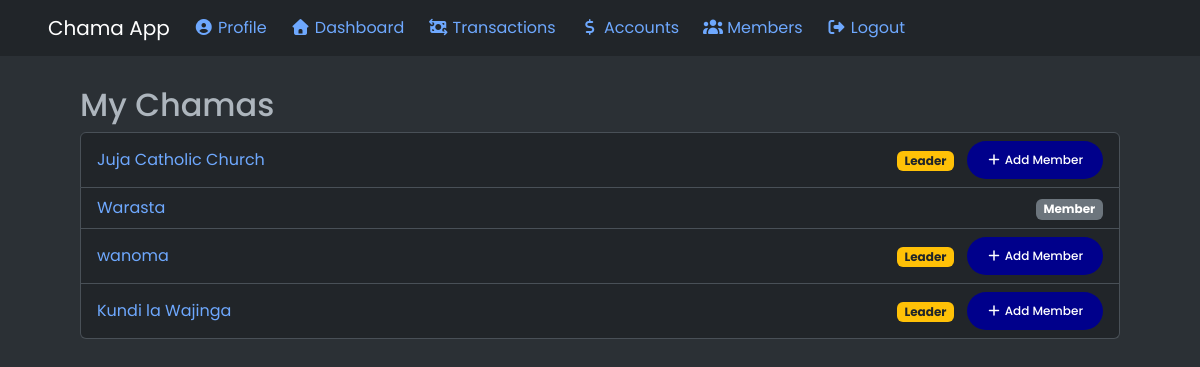
The page /members/ (signed in) on the database its author committed.
### app/models.py (models this page shows, shortened)
class Member(models.Model):
    ROLE_CHOICES = [
        ('leader', 'Leader'),
        ('member', 'Member'),
    ]
    user = models.ForeignKey(settings.AUTH_USER_MODEL, on_delete=models.CASCADE)
    chama = models.ForeignKey('Chama', on_delete=models.CASCADE, related_name='members')
    role = models.CharField(max_length=15, choices=ROLE_CHOICES, default='member')
    joined_at = models.DateTimeField(auto_now_add=True)
    class Meta:
        unique_together = ('user', 'chama') # prevents duplicate membership
    """
    How Member Management Works:

    1. When someone creates a Chama, they are automatically assigned as Leader in the Member table.
    2. The Leader can later invite/add members by selecting existing users or entering their email/username.
    3. Each user can belong to multiple Chamas.
    """

class Chama(models.Model):
    name = models.CharField(max_length=255)
    description = models.TextField(blank=True, null=True)
    created_by = models.ForeignKey(
        settings.AUTH_USER_MODEL,
        on_delete=models.CASCADE,
        related_name='chamas_created'
    )
    created_at = models.DateTimeField(auto_now_add=True)
    account_number = models.CharField(max_length=50, unique=True, blank=True, null=True)

### app/views.py (the view)
# urls.py: path("members/", views.members_home, name="members_home"),
@login_required
def members_home(request):
    memberships = Member.objects.filter(user=request.user).select_related("chama")
    context = {
        'memberships': memberships
    }
    return render(request, 'app/members_home.html', context)

### app/templates/app/members_home.html (shortened to what this page needs)
{% extends 'app/base.html' %}
{% block content %}
<section class="contribution section">
  <div class="container-wrapper">
    <h2>My Chamas</h2>
    {% if memberships %}
    <ul class="list-group">
      {% for membership in memberships %}
      <li class="list-group-item d-flex justify-content-between align-items-center">
        <a href="{% url 'chama_members' membership.chama.id %}">
          {{ membership.chama.name }}
        </a>
        <div>
          {% if membership.role == "leader" %}
            <span class="badge bg-warning text-dark">Leader</span>
            <a href="{% url 'add_member' membership.chama.id %}" class="btn btn-sm btn-outline-primary ms-2">
              <i class="fa-solid fa-plus"></i> Add Member
            </a>
          {% else %}
            <span class="badge bg-secondary">Member</span>
          {% endif %}
        </div>
      </li>
      {% endfor %}
    </ul>
    {% else %}
    <p>You are not a member of any chama yet.</p>
    {% endif %}
  </div>
</section>
{% endblock %}

### app/static/css/styles.css (style rules this page uses)
:root { --color-bg: #fdfcf9; --color-surface: #f8f6f2; --color-card: #f5f3ef; --second-color: #b9b9b9; --primary-color: #b5afaf; --black-color: #020101; --btn-color: #00008b; --color-text-primary: #111827; --color-text-secondary: #6b7280; --color-text-light: #9ca3af; --text-black-900: #302e4d; --color-accent: #22c55e; --color-accent-dark: #16a34a; --color-accent-light: #86efac; --color-border: #e5e7eb; --color-skin-dark: #3b2f2f; --color-skin-light: #f5d6c6; --color-uniform-primary: #1f2937; --color-uniform-secondary: #374151; --font-size-xs: 0.75rem; --font-size-sm: 0.875rem; --font-size-base: 1rem; --font-size-lg: 1.125rem; --font-size-xl: 1.25rem; --font-size-2xl: 1.5rem; --font-size-3xl: 1.875rem; }
body { margin: 0; padding: 0; background: var(--color-bg); font-family: "Poppins", sans-serif; }
* { padding: 0; box-sizing: border-box; }
.btn { font-size: 12px; font-weight: 500; padding: 10px 20px; color: white; border-radius: 40px; border: none; display: inline-block; white-space: nowrap; background: var(--btn-color); transition: all 0.3s ease; }
.section { min-height: 100vh; display: block; padding: 0 30px; opacity: 1; }
.container-wrapper { max-width: 1100px; width: 100%; margin: auto; padding: 30px; }
ul { list-style: none; }
a { text-decoration: none; }

### rows shown on the page
Member: chama.name "Juja Catholic Church", role "Leader"
Member: chama.name "Warasta", role "Member"
Member: chama.name "wanoma", role "Leader"
Member: chama.name "Kundi la Wajinga", role "Leader"
